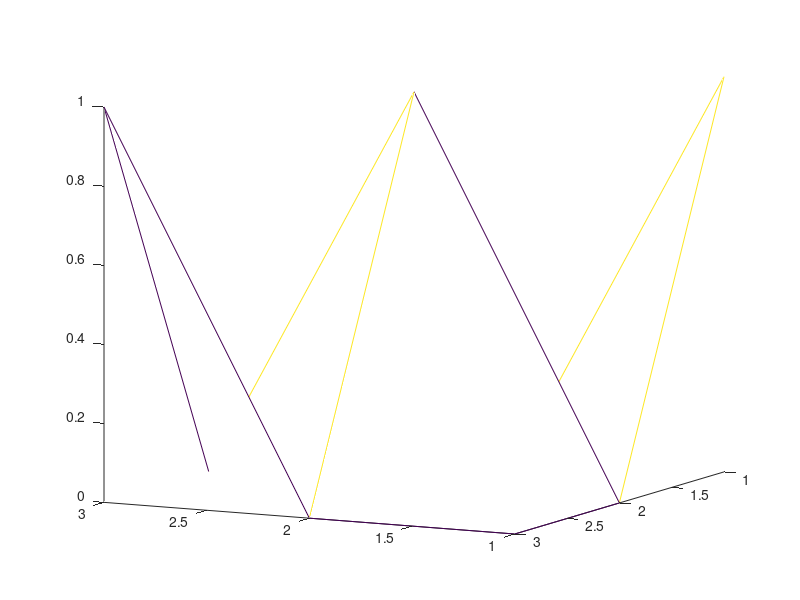

Write MATLAB code to recreate this figure. (Note: this script raises an error after producing the figure.)
% transformed = mesh_tr;
% 
% C1 = mesh.spheres{1,16}.center; 
% C2 = mesh.spheres{1,15}.center; 
% C3 = mesh.spheres{1,14}.center; 
% C4 = mesh.spheres{1,13}.center; 
% CP1 = [C1; C2; C3; C4];
% 
% Cs1 = transformed.spheres{1,16}.center; 
% Cs2 = transformed.spheres{1,15}.center; 
% Cs3 = transformed.spheres{1,14}.center; 
% Cs4 = transformed.spheres{1,13}.center; 
% CP2 = [Cs1; Cs2; Cs3; Cs4];
% 
% figure()
% hold on
% axis equal
% axis off
% plot3(CP1(1:4,1),CP1(1:4,2),CP1(1:4,3),'*-k')
% %plot3(mesh.vertices(:,1),mesh.vertices(:,2),mesh.vertices(:,3),'.k')
% hold off
% 
% figure()
% hold on
% axis equal
% axis off
% %plot3(CP2(1:3,1),CP2(1:3,2),CP2(1:3,3),'*R')
% plot3(transformed.vertices(:,1),transformed.vertices(:,2),transformed.vertices(:,3),'.R')
% hold off
% 
% 
 
 %%
% figure()
% hold on;
% axis equal
% axis off
% scatter3(mesh.centers([16:20 22],1),mesh.centers([16:20 22],2),mesh.centers([16:20 22],3),'*r');
% h = trimesh(mesh.faces, mesh.vertices(:, 1), mesh.vertices(:, 2), mesh.vertices(:, 3), 'EdgeColor', 'none', 'FaceColor', [0.5, 0.5, 0.5], 'FaceAlpha', 0.5);
% view([-90,0]);
% camlight;
% view([90, 0]);
% camlight;
% view_angle = [207,10];
% view(view_angle);
% lighting gouraud;
% camlight;
% hold off

%%
figure()
hold on;
view_angle = [207,10];
view(view_angle);
trimesh(mesh.faces, mesh.vertices(:, 1), mesh.vertices(:, 2), mesh.vertices(:, 3), 'EdgeColor', 'none', 'FaceColor', [0.4, 0.9, 0.4], 'FaceAlpha', 0.5);
%trimesh(transformed.faces, transformed.vertices(:, 1), transformed.vertices(:, 2), transformed.vertices(:, 3), 'EdgeColor', 'none', 'FaceColor', [0.3, 0.5, 0.3], 'FaceAlpha', 0.5);
%trimesh(tr_mesh.faces, tr_mesh.vertices(:, 1), tr_mesh.vertices(:, 2), tr_mesh.vertices(:, 3), 'EdgeColor', 'none', 'FaceColor', [0.4, 0.9, 0.4], 'FaceAlpha', 0.5);
%trimesh(mesh.faces, V_P1(:, 1), V_P1(:, 2), V_P1(:, 3), 'EdgeColor', 'none', 'FaceColor', [0.4, 0.9, 0.4], 'FaceAlpha', 0.5);

trimesh(points.faces, points.vertices(:, 1), points.vertices(:, 2), points.vertices(:, 3), 'EdgeColor', 'none', 'FaceColor', [0.8, 0.8, 0.8], 'FaceAlpha', 0.5);
%quiver3(vertices(:, 1), vertices(:, 2), vertices(:, 3), normals(:, 1), normals(:, 2), normals(:, 3), 'Color', [0.4, 0.9, 0.4]);
%quiver3(points.vertices(:, 1), points.vertices(:, 2), points.vertices(:, 3), points.normals(:, 1), points.normals(:, 2), points.normals(:, 3), 'Color', [0.8, 0.8, 0.8]);

% plot3(A(:,1),A(:,2),A(:,3),'k*')
% plot3(A(1:4,1),A(1:4,2),A(1:4,3),'-b')
% plot3(A(5:8,1),A(5:8,2),A(5:8,3),'-b')
% plot3(A(9:12,1),A(9:12,2),A(9:12,3),'-b')
% plot3(A(13:16,1),A(13:16,2),A(13:16,3),'-b')
% plot3(A([17:20 22],1),A([17:20 22],2),A([17:20 22],3),'-b')
% plot3(A([4 22 8],1),A([4 22 8],2),A([4 22 8],3),'-b')
% plot3(A([12 22 16],1),A([12 22 16],2),A([12 22 16],3),'-b')
%plot3(B(:,1),B(:,2),B(:,3),'r*');
% plot3(B(1:4,1),B(1:4,2),B(1:4,3),'-r');
% plot3(B(5:8,1),B(5:8,2),B(5:8,3),'-r');
% plot3(B(9:12,1),B(9:12,2),B(9:12,3),'-r');
% plot3(B(13:16,1),B(13:16,2),B(13:16,3),'-r');
% plot3(B([4 22 8],1),B([4 22 8],2),B([4 22 8],3),'-r')
% plot3(B([12 22 16],1),B([12 22 16],2),B([12 22 16],3),'-r')

view([-90,0]);
camlight;
view([90, 0]);
camlight;
view(view_angle);
axis equal;
grid off;
lighting gouraud;
axis off;
view([185, 8]);
camlight;
hold off;
